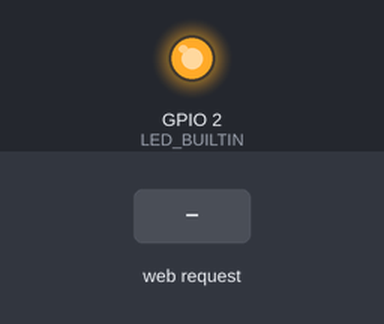
A sketch run on a simulated ESP8266 (NodeMCU). Parts: output pins drawn as LEDs (lit = HIGH, except the on-board LED, lit = LOW). The inputs (shaded band) are chosen by the test bench. WiFi joins after 1.5 s; servers stay silent unless stated; what the sketch prints to the serial monitor is not drawn.

Above: at 3.7 s.
3.8 s: HTTP request GET /LEDOff received
At 4.2 s:
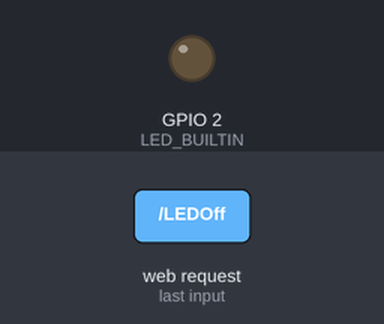
5.3 s: HTTP request GET /LEDOn received
At 6.5 s:
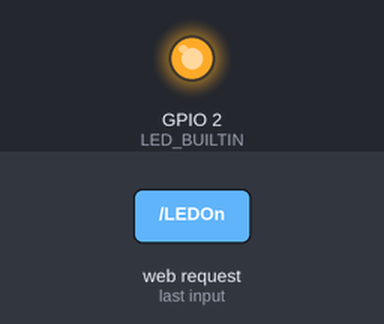
Timing chart, 0 to 8.3 s (numbered marks = the images above; inputs shaded):
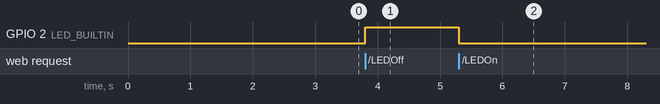

The sketch:

12_wifi_gpio04.ino
```cpp
/* Create a WiFi access point and provide, a web server and control builtin led */

#include <ESP8266WiFi.h>
#include <WiFiClient.h>
#include <ESP8266WebServer.h>

/* Set these to your desired credentials. */
const char *ssid = "ifmg4.00";
const char *password = "password";

ESP8266WebServer server(80);

//String page = "";
int LEDPin = 13;
int GPIO4 = 4;

/* Just a little test message.  Go to http://192.168.4.1 in a web browser
 * connected to this access point to see it.
 */

String page = "<h1>IFMG 4.0 NODEMCU WebServer</h1><p><a href=\"LEDOn\"><button style='height:200px;width:200px;font-size:50px;'>ON</button></a>&nbsp;<a href=\"LEDOff\"><button style='height:200px;width:200px;font-size:50px;'>OFF</button></a></p><p><a href=\"LEDblink\"><button style='height:200px;width:400px;font-size:50px'>BLINK</button></a></p>";

void handleRoot() {
  server.send(200, "text/html", page);

	//server.send(200, "text/html", "<h1>You are connected</h1>");
}

void setup() {

    //the HTML of the web page
  //page = "<h1>IFMG 4.0 NODEMCU WebServer</h1><p><a href=\"LEDOn\"><button>ON</button></a>&nbsp;<a href=\"LEDOff\"><button>OFF</button></a></p>&nbsp;<a href=\"LEDblink\"><button>BLINK</button></a></p>";
  //make the LED pin output and initially turned off
  pinMode(LED_BUILTIN, OUTPUT);
  digitalWrite(LED_BUILTIN, LOW);
    // initialize digital pin LED_BUILTIN as an output.


	delay(1000);
	Serial.begin(115200);
	Serial.println();
	Serial.print("Configuring access point...");
	/* You can remove the password parameter if you want the AP to be open. */
	/*WiFi.softAP(ssid, password);

	IPAddress myIP = WiFi.softAPIP();
	Serial.print("AP IP address: ");
	Serial.println(myIP);
	server.on("/", handleRoot);
 */
   // Connect to WiFi network
  Serial.println();
  Serial.println();
  Serial.print("Connecting to ");
  Serial.println(ssid);

  WiFi.begin(ssid, password);

  while (WiFi.status() != WL_CONNECTED) {
    delay(500);
    Serial.print(".");
  }

  Serial.println("");
  Serial.println("WiFi connected");
	//server.begin();


  //server.on("/", [](){
    //server.send(200, "text/html", page);
 // });

  server.on("/LEDOn", [](){
    server.send(200, "text/html", page);
    digitalWrite(LED_BUILTIN, LOW);
    Serial.println("LED ON");
    delay(1000);
  });
  server.on("/LEDOff", [](){
    server.send(200, "text/html", page);
    digitalWrite(LED_BUILTIN, HIGH);
    Serial.println("LED OFF");
    delay(1000);
  });
  server.on("/LEDblink", [](){
    server.send(200, "text/html", page);
    //IF LOW
    if (digitalRead(LED_BUILTIN)==0){
      Serial.println("Entered IF LOW - LED ON");
      digitalWrite(4, HIGH);
      delay(200);
      digitalWrite(4, LOW);
      delay(200);
    }
    //IF HIGH
     if (digitalRead(LED_BUILTIN)==1){
      Serial.println("Entered IF HIGH - LED OFF");
      digitalWrite(4, LOW);
      delay(200);
      digitalWrite(4, HIGH);
      delay(200);
    }
    //digitalWrite(LED_BUILTIN, LOW);
    //delay(200);
    //digitalWrite(LED_BUILTIN, HIGH);
    //delay(200);
  });
  server.begin();

	Serial.println("HTTP server started");

}

void loop() {
	server.handleClient();

}
```

Measured:
- after the input at 3.8 s, GPIO 2 (LED_BUILTIN): LOW → HIGH at once
- after the input at 5.3 s, GPIO 2 (LED_BUILTIN): HIGH → LOW at once
